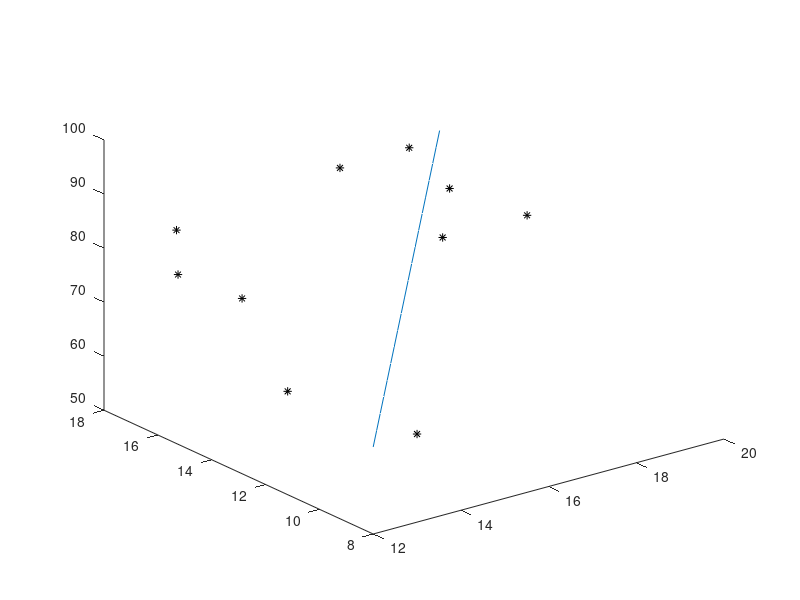

Write MATLAB code to recreate this figure.
%Caner Topuz
%090200358
%Lab_12-Q2
clear;
close all;
clc;

hw1 = [13.5 13 14.5 13 18.5 19.5 16.5 12 18.5 16];
hw2 = [17.75 8 15.25 14.5 17.25 14.5 12.75 15.25 15.75 15.75];
final = [80.6 66.3 54.3 76.5 86 77.6 84.1 81.4 81.9 91.2];
n = length(hw1);

A = [n sum(hw1) sum(hw2); sum(hw1) sum(hw1.*hw1) sum(hw1.*hw2); sum(hw2) sum(hw1.*hw2) sum(hw2.*hw2)];
b = [sum(final); sum(hw1.*final); sum(hw2.*final)];
x = A\b;

fprintf('final= %.2f + %.2f*hw1 + %.2fhw2\n',x(1),x(2),x(3));
fprintf('Final grade for a student who gets a 17 and a 16.75 on the first two assignments is %.3f\n',x(1) + x(2)*17 + x(3)*16.75);
x2d = linspace(12,19.5,20);
y2d = linspace(8,17.75,20);
f2d = x(1) + x(2)*x2d + x(3)*y2d;
plot3(x2d,y2d,f2d);
hold on;
plot3(hw1,hw2,final,'*k');